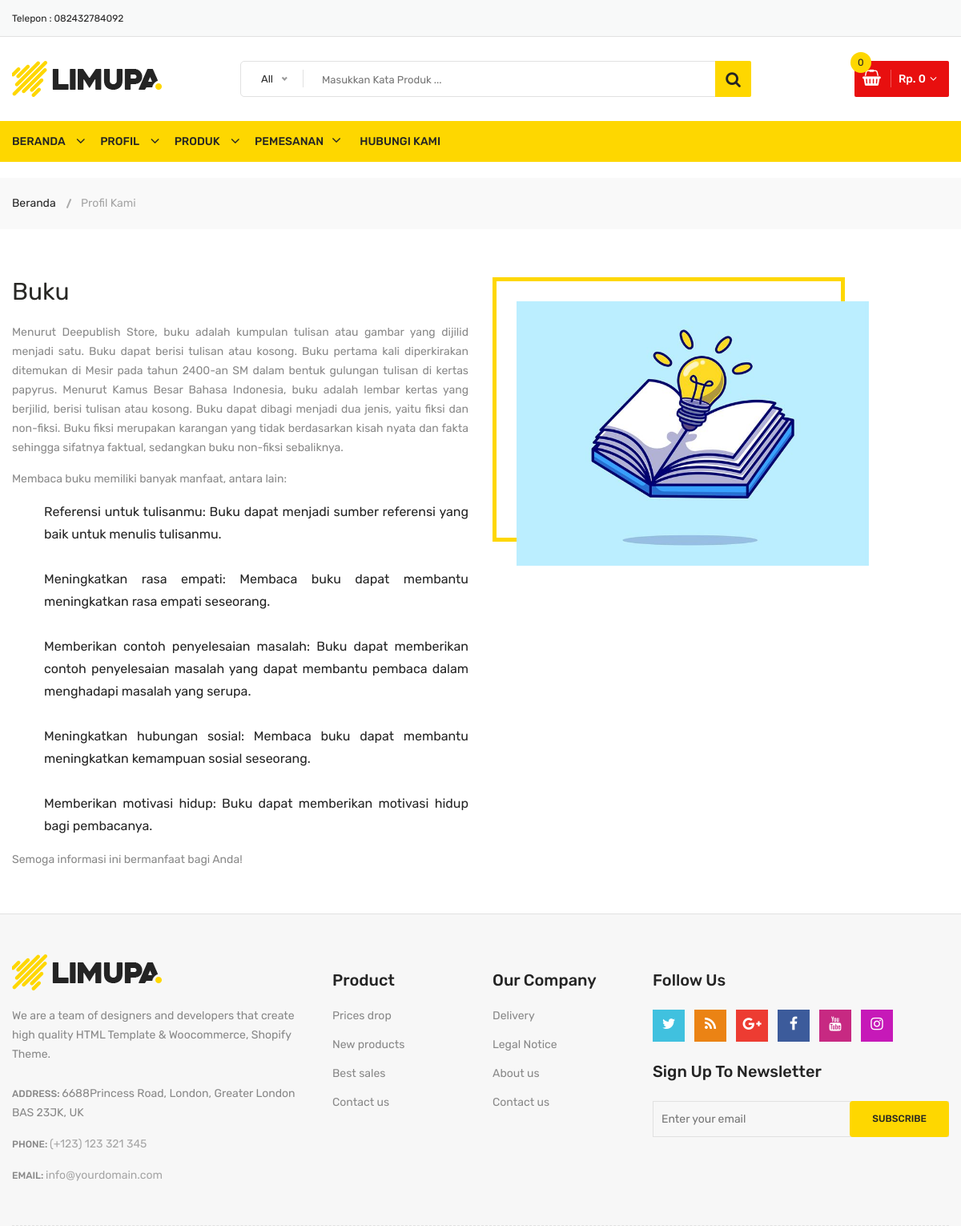
Screenshot of /profil-kami with the database file from the repository.
### rian/models.py (models this page shows)
class Statis(models.Model):
    alamat_kami = models.TextField(max_length=200, blank=False, null=True)
    telpon = models.CharField(max_length=200, blank=False, null=True)
    email = models.EmailField(max_length=200, blank=False, null=True)
    class Meta:
        verbose_name_plural ="Statis"

class Profil(models.Model):
    nama = models.CharField(max_length=200, blank=False, null=True)
    keterangan = RichTextField(blank=True, null=True)
    gambar = models.ImageField(upload_to='gambar/profil', blank=False, null=True, verbose_name="Gambar (1920 x 1200 pixel)")
    tanggal_upload= models.DateTimeField(auto_now_add=True, null=True)
    class Meta:
        verbose_name_plural ="Profil"

### rian/views.py (the view)
# urls.py: path('profil-kami', views.profil, name='profil'),
def profil(request):
    profil = Profil.objects.all().order_by('-id')[:1]
    context = {
        "judul": "Halaman Tentang Kami",
        "profil":profil,
    }
    return render(request, 'profil.html', context)

### hidayat/keranjang.py (called while the page is built)
    def __len__(self): # Menghitung quantity
        return sum(item['quantity'] for item in self.cart.values())

    def get_total_price(self): # Menghitung total Harga
        return sum(Decimal(item['price']) * item['quantity'] for item in
    self.cart.values())

### hidayat/konteks.py (called while the page is built)
def keranjang(request):
    return {'keranjang': Cart(request)}

### rian/models.py (called while the page is built)
    @property
    def setelah_diskon(self):
        if self.diskon == 0 :
            nilai_diskon = self.harga
        else:
            jml = self.diskon / 100
            nilai_diskon = self.harga - (jml * self.harga)
        return nilai_diskon

### rian/views.py (called while the page is built)
def kategoriberanda(request):
    kategori = Kategori.objects.filter(aktif=True).order_by('-id')
    return {'kategori':kategori}

def modalberita(request):
    modalproduk = Produk.objects.order_by('-id')
    return {'modalproduk':modalproduk}

def statisweb(request):
    statis = Statis.objects.get(id=1)
    return {'statis':statis}

### rian/templates/profil.html
{% extends "base.html" %}
{% load static %}
{% block content %}
<div class="breadcrumb-area">
    <div class="container">
        <div class="breadcrumb-content">
            <ul>
                <li><a href="{% url "beranda" %}">Beranda</a></li>
                <li class="active">Profil Kami</li>
            </ul>
        </div>
    </div>
</div>
<div class="about-us-wrapper pt-60 pb-40">
    <div class="container">
        {% for profil in profil %}
        <div class="row">
            <div class="col-lg-6 order-last order-lg-first">
                <div class="about-text-wrap">
                        <h2><span>{{profil.nama}}</span></h2>
                                <div class="text-justify">
                                        <span>{{profil.keterangan|safe}} </span>
                                </div>
            </div>
        </div>
            <div class="col-lg-5 col-md-10">
                <div class="about-image-wrap">
                    <img class="img-full" src="{{profil.gambar.url}}" alt="{{profil.nama}}" />
                </div>
            </div>
    </div>
        {% empty %}
        <div class="row">
            <div class="col-lg-12 order-last order-lg-first">
                <div class="alert alert-danger">Porfil Belum diisi</div>
            </div>
        </div>
        {% endfor %}
    </div>
</div>
{% endblock content %}

### templates/base.html (shortened to what this page needs)
{% load static %}
{% load humanize %}
<!doctype html>
<html class="no-js" lang="zxx">
<head>
        <link rel="stylesheet" href="{% static 'css/material-design-iconic-font.min.css' %}">
        <link rel="stylesheet" href="{% static 'css/font-awesome.min.css' %}">
        <link rel="stylesheet" href="{% static 'css/fontawesome-stars.css' %}">
        <link rel="stylesheet" href="{% static 'css/meanmenu.css' %}">
        <link rel="stylesheet" href="{% static 'css/owl.carousel.min.css' %}">
        <link rel="stylesheet" href="{% static 'css/slick.css' %}">
        <link rel="stylesheet" href="{% static 'css/animate.css' %}">
        <link rel="stylesheet" href="{% static 'css/jquery-ui.min.css' %}">
        <link rel="stylesheet" href="{% static 'css/venobox.css' %}">
        <link rel="stylesheet" href="{% static 'css/nice-select.css' %}">
        <link rel="stylesheet" href="{% static 'css/magnific-popup.css' %}">
        <link rel="stylesheet" href="{% static 'css/bootstrap.min.css' %}">
        <link rel="stylesheet" href="{% static 'css/helper.css' %}">
        <link rel="stylesheet" href="{% static 'style.css' %}">
        <link rel="stylesheet" href="{% static 'css/responsive.css' %}">
    </head>
    <body>
        <div class="body-wrapper">
            <header>
                <div class="header-top">
                    <div class="container">
                        <div class="row">
                            <div class="col-lg-3 col-md-4">
                                <div class="header-top-left">
                                    <ul class="phone-wrap">
                                        <li><span>Telepon : </span><a href="#">{{statis.telpon}}</a></li>
                                    </ul>
                                </div>
                            </div>
                        </div>
                    </div>
                </div>
                <div class="header-middle pl-sm-0 pr-sm-0 pl-xs-0 pr-xs-0">
                    <div class="container">
                        <div class="row">
                            <div class="col-lg-3">
                                <div class="logo pb-sm-30 pb-xs-30">
                                    <a href="index.html">
                                        <img src="{% static 'images/menu/logo/1.jpg' %}" alt="">
                                    </a>
                                </div>
                            </div>
                            <div class="col-lg-9 pl-0 ml-sm-15 ml-xs-15">
                                <form action="{% url "cari" %}" class="hm-searchbox" method="GET">
                                    <input type="text" name="kata" placeholder="Masukkan Kata Produk ...">
                                    <button class="li-btn" type="submit"><i class="fa fa-search"></i></button>
                                </form>
                                <div class="header-middle-right">
                                    <ul class="hm-menu">
                                        <li class="hm-minicart">
                                            <div class="hm-minicart-trigger">
                                                {% with total_items=keranjang|length %}
                                                    {% if keranjang|length > 0 %}
                                                        <span class="item-icon"></span>
                                                        <span class="item-text">Rp. {{ keranjang.get_total_price|intcomma }}
                                                            <span class="cart-item-count"> {{ total_items }}</span>
                                                        </span>
                                                    {% else %}
                                                        <span class="item-text">Rp. 0
                                                            <span class="cart-item-count"> 0 </span>
                                                        </span>
                                                    {% endif %}
                                                {% endwith %}
                                            </div>
                                        </li>
                                    </ul>
                                </div>
                            </div>
                        </div>
                    </div>
                </div>
                <div class="header-bottom header-sticky d-none d-lg-block">
                    <div class="container">
                        <div class="row">
                            <div class="col-lg-12">
                                <div class="hb-menu hb-menu-2 d-xl-block">
                                    {% include "navbar.html" %}
                                </div>
                            </div>
                        </div>
                    </div>
                </div>
            </header>
            {% block content %}
            {% endblock content %}
            <div class="footer">
                <div class="footer-static-middle">
                    <div class="container">
                        <div class="footer-logo-wrap pt-50 pb-35">
                            <div class="row">
                                <div class="col-lg-4 col-md-6">
                                    <div class="footer-logo">
                                        <img src="{% static 'images/menu/logo/1.jpg' %}" alt="Footer Logo">
                                        <p class="info">
                                            We are a team of designers and developers that create high quality HTML Template & Woocommerce, Shopify Theme.
                                        </p>
                                    </div>
                                    <ul class="des">
                                        <li>
                                            <span>Address: </span>
                                            6688Princess Road, London, Greater London BAS 23JK, UK
                                        </li>
                                        <li>
                                            <span>Phone: </span>
                                            <a href="#">(+123) 123 321 345</a>
                                        </li>
                                        <li>
                                            <span>Email: </span>
                                            <a href="mailto://info@yourdomain.com">info@yourdomain.com</a>
                                        </li>
                                    </ul>
                                </div>
                                <div class="col-lg-2 col-md-3 col-sm-6">
                                    <div class="footer-block">
                                        <h3 class="footer-block-title">Product</h3>
                                        <ul>
                                            <li><a href="#">Prices drop</a></li>
                                            <li><a href="#">New products</a></li>
                                            <li><a href="#">Best sales</a></li>
                                            <li><a href="#">Contact us</a></li>
                                        </ul>
                                    </div>
                                </div>
                                <div class="col-lg-2 col-md-3 col-sm-6">
                                    <div class="footer-block">
                                        <h3 class="footer-block-title">Our company</h3>
                                        <ul>
                                            <li><a href="#">Delivery</a></li>
                                            <li><a href="#">Legal Notice</a></li>
                                            <li><a href="#">About us</a></li>
                                            <li><a href="#">Contact us</a></li>
                                        </ul>
                                    </div>
                                </div>
                                <div class="col-lg-4">
                                    <div class="footer-block">
                                        <h3 class="footer-block-title">Follow Us</h3>
                                        <ul class="social-link">
                                            <li class="twitter">
                                                <a href="https://twitter.com/" data-toggle="tooltip" target="_blank" title="Twitter">
                                                    <i class="fa fa-twitter"></i>
                                                </a>
                                            </li>
                                            <li class="rss">
                                                <a href="https://rss.com/" data-toggle="tooltip" target="_blank" title="RSS">
                                                    <i class="fa fa-rss"></i>
                                                </a>
                                            </li>
                                            <li class="google-plus">
                                                <a href="https://www.plus.google.com/discover" data-toggle="tooltip" target="_blank" title="Google +">
                                                    <i class="fa fa-google-plus"></i>
                                                </a>
                                            </li>
                                            <li class="facebook">
                                                <a href="https://www.facebook.com/" data-toggle="tooltip" target="_blank" title="Facebook">
                                                    <i class="fa fa-facebook"></i>
                                                </a>
                                            </li>
                                            <li class="youtube">
                                                <a href="https://www.youtube.com/" data-toggle="tooltip" target="_blank" title="Youtube">
                                                    <i class="fa fa-youtube"></i>
                                                </a>
                                            </li>
                                            <li class="instagram">
                                                <a href="https://www.instagram.com/" data-toggle="tooltip" target="_blank" title="Instagram">
                                                    <i class="fa fa-instagram"></i>
                                                </a>
                                            </li>
                                        </ul>
                                    </div>
                                    <div class="footer-newsletter">
                                        <h4>Sign up to newsletter</h4>
                                        <form action="#" method="post" id="mc-embedded-subscribe-form" name="mc-embedded-subscribe-form" class="footer-subscribe-form validate" target="_blank" novalidate>
                                           <div id="mc_embed_signup_scroll">
                                              <div id="mc-form" class="mc-form subscribe-form form-group" >
                                                <input id="mc-email" type="email" autocomplete="off" placeholder="Enter your email" />
                                                <button  class="btn" id="mc-submit">Subscribe</button>
                                              </div>
                                           </div>
                                        </form>
                                    </div>
                                </div>
                            </div>
                        </div>
                    </div>
                </div>
            </div>
        </div>
    </body>
</html>

### templates/navbar.html (shortened to what this page needs)
<nav>
    <ul>
        <li class="megamenu-holder"><a href="{% url 'beranda' %}">Beranda</a></li>
        <li class="dropdown-holder"><a href="{% url 'profil' %}">Profil</a></li>
        <li class="dropdown-holder"><a href="#">Produk</a>
        </li>
        <li class="megamenu-static-holder"><a href="{% url 'cart_detail' %}">Pemesanan</a></li>
        <li><a href="{% url 'kontak' %}">Hubungi Kami</a></li>
    </ul>
</nav>

### static/css/responsive.css (style rules this page uses)
@media (min-width: 1200px) and (max-width: 1500px) { .container { max-width: 1170px; padding-left: 0; padding-right: 0; } }

### rows the page displays
Statis: telpon "082432784092"
Profil: nama "Buku", keterangan "Menurut Deepublish Store, buku adalah kumpulan tulisan atau gambar yang dijilid menjadi satu. Buku dapat berisi tulisan atau kosong. Buku pertama kali diperkirakan ditemukan di Mesir pada tahun 2400-an SM dalam bentuk gulungan tulisan di kertas papyrus. Menurut Kamus Besar Bahasa Indonesia, buku adalah lembar kertas yang berjilid, berisi tulisan atau kosong. Buku dapat dibagi menjadi dua jenis, yaitu fiksi dan non-fiksi. Buku fiksi merupakan karangan yang tidak berdasarkan kisah nyata dan fakta sehingga sifatnya faktual, sedangkan buku non-fiksi sebaliknya. Membaca buku memiliki banyak manfaat, antara lain: Referensi untuk tulisanmu: Buku dapat menjadi sumber referensi yang baik untuk…", gambar (picture)
